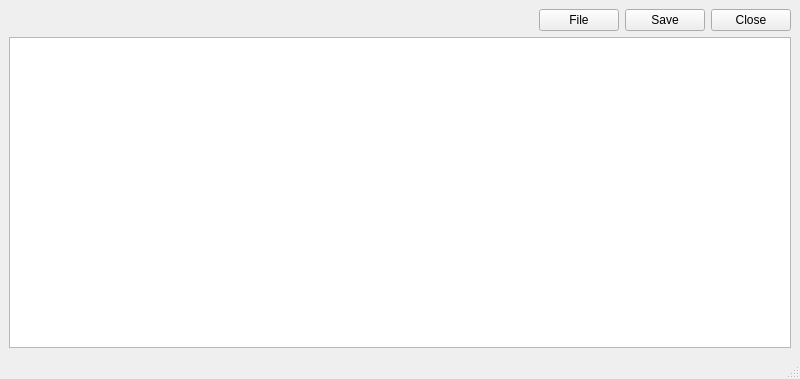
<?xml version="1.0" encoding="UTF-8"?>
<ui version="4.0">
 <class>TEditWindow</class>
 <widget class="QMainWindow" name="TEditWindow">
  <property name="geometry">
   <rect>
    <x>0</x>
    <y>0</y>
    <width>800</width>
    <height>379</height>
   </rect>
  </property>
  <property name="windowTitle">
   <string>Command Editor</string>
  </property>
  <widget class="QWidget" name="centralwidget">
   <layout class="QGridLayout" name="gridLayout">
    <item row="1" column="0" colspan="4">
     <widget class="QTextEdit" name="textEdit">
      <property name="font">
       <font>
        <family>Liberation Mono</family>
       </font>
      </property>
     </widget>
    </item>
    <item row="0" column="0">
     <spacer name="horizontalSpacer">
      <property name="orientation">
       <enum>Qt::Horizontal</enum>
      </property>
      <property name="sizeHint" stdset="0">
       <size>
        <width>40</width>
        <height>20</height>
       </size>
      </property>
     </spacer>
    </item>
    <item row="0" column="2">
     <widget class="QPushButton" name="SaveButton">
      <property name="text">
       <string>Save</string>
      </property>
     </widget>
    </item>
    <item row="0" column="3">
     <widget class="QPushButton" name="CloseButton">
      <property name="text">
       <string>Close</string>
      </property>
     </widget>
    </item>
    <item row="0" column="1">
     <widget class="QPushButton" name="FileButton">
      <property name="text">
       <string>File</string>
      </property>
     </widget>
    </item>
   </layout>
  </widget>
  <widget class="QStatusBar" name="statusBar"/>
 </widget>
 <resources/>
 <connections/>
</ui>
